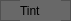
  <widget class="QFrame" name="frame_33">
   <property name="geometry">
    <rect>
     <x>293</x>
     <y>470</y>
     <width>71</width>
     <height>21</height>
    </rect>
   </property>
   <property name="minimumSize">
    <size>
     <width>71</width>
     <height>21</height>
    </size>
   </property>
   <property name="maximumSize">
    <size>
     <width>71</width>
     <height>21</height>
    </size>
   </property>
   <property name="styleSheet">
    <string notr="true">background-color: #686868;</string>
   </property>
   <property name="frameShape">
    <enum>QFrame::StyledPanel</enum>
   </property>
   <property name="frameShadow">
    <enum>QFrame::Raised</enum>
   </property>
   <widget class="QLabel" name="label_71">
    <property name="geometry">
     <rect>
      <x>10</x>
      <y>0</y>
      <width>61</width>
      <height>21</height>
     </rect>
    </property>
    <property name="minimumSize">
     <size>
      <width>61</width>
      <height>21</height>
     </size>
    </property>
    <property name="maximumSize">
     <size>
      <width>61</width>
      <height>21</height>
     </size>
    </property>
    <property name="text">
     <string>Frame Style</string>
    </property>
   </widget>
   <widget class="QFrame" name="frame_34">
    <property name="geometry">
     <rect>
      <x>0</x>
      <y>0</y>
      <width>71</width>
      <height>21</height>
     </rect>
    </property>
    <property name="minimumSize">
     <size>
      <width>71</width>
      <height>21</height>
     </size>
    </property>
    <property name="maximumSize">
     <size>
      <width>71</width>
      <height>21</height>
     </size>
    </property>
    <property name="styleSheet">
     <string notr="true">background-color: #686868;</string>
    </property>
    <property name="frameShape">
     <enum>QFrame::StyledPanel</enum>
    </property>
    <property name="frameShadow">
     <enum>QFrame::Raised</enum>
    </property>
    <widget class="QLabel" name="label_72">
     <property name="geometry">
      <rect>
       <x>20</x>
       <y>0</y>
       <width>41</width>
       <height>21</height>
      </rect>
     </property>
     <property name="minimumSize">
      <size>
       <width>41</width>
       <height>21</height>
      </size>
     </property>
     <property name="maximumSize">
      <size>
       <width>41</width>
       <height>21</height>
      </size>
     </property>
     <property name="text">
      <string>Tint</string>
     </property>
    </widget>
   </widget>
   <widget class="QLineEdit" name="lineEdit_40">
    <property name="geometry">
     <rect>
      <x>80</x>
      <y>0</y>
      <width>171</width>
      <height>21</height>
     </rect>
    </property>
    <property name="minimumSize">
     <size>
      <width>171</width>
      <height>21</height>
     </size>
    </property>
    <property name="maximumSize">
     <size>
      <width>171</width>
      <height>21</height>
     </size>
    </property>
    <property name="styleSheet">
     <string notr="true">border: 1px solid #686868;</string>
    </property>
   </widget>
  </widget>
